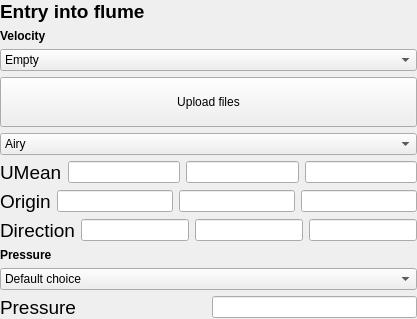
             <widget class="QWidget" name="Pg1_HC_Entry">
              <layout class="QVBoxLayout" name="verticalLayout_37">
               <property name="leftMargin">
                <number>0</number>
               </property>
               <property name="topMargin">
                <number>0</number>
               </property>
               <property name="rightMargin">
                <number>0</number>
               </property>
               <property name="bottomMargin">
                <number>0</number>
               </property>
               <item>
                <widget class="QLabel" name="Lbl_HC_Entry">
                 <property name="font">
                  <font>
                   <pointsize>14</pointsize>
                   <weight>75</weight>
                   <bold>true</bold>
                  </font>
                 </property>
                 <property name="text">
                  <string>&lt;html&gt;&lt;head/&gt;&lt;body&gt;&lt;p&gt;Entry into flume&lt;/p&gt;&lt;/body&gt;&lt;/html&gt;</string>
                 </property>
                </widget>
               </item>
               <item>
                <widget class="QLabel" name="Lbl_HC_EntryVelBC">
                 <property name="font">
                  <font>
                   <weight>75</weight>
                   <bold>true</bold>
                  </font>
                 </property>
                 <property name="text">
                  <string>Velocity</string>
                 </property>
                </widget>
               </item>
               <item>
                <widget class="QComboBox" name="Cmb_HC_EntryUBC">
                 <item>
                  <property name="text">
                   <string>Empty</string>
                  </property>
                 </item>
                 <item>
                  <property name="text">
                   <string>Inlet: Constant velocity</string>
                  </property>
                 </item>
                 <item>
                  <property name="text">
                   <string>Inlet: Wave input</string>
                  </property>
                 </item>
                 <item>
                  <property name="text">
                   <string>Inlet: Time-varying uniform velocity</string>
                  </property>
                 </item>
                 <item>
                  <property name="text">
                   <string>Inlet: Time-varying non-uniform velocity</string>
                  </property>
                 </item>
                 <item>
                  <property name="text">
                   <string>Outlet: Phase-mean velocity</string>
                  </property>
                 </item>
                 <item>
                  <property name="text">
                   <string>Outlet: flowRateOutletVelocity</string>
                  </property>
                 </item>
                 <item>
                  <property name="text">
                   <string>Outlet: inletOutlet</string>
                  </property>
                 </item>
                 <item>
                  <property name="text">
                   <string>Wall: noSlip</string>
                  </property>
                 </item>
                </widget>
               </item>
               <item>
                <widget class="QPushButton" name="Btn_HC_EntryUploadFile">
                 <property name="text">
                  <string>
Upload files
</string>
                 </property>
                </widget>
               </item>
               <item>
                <widget class="QComboBox" name="Cmb_HC_EntryWaveType">
                 <item>
                  <property name="text">
                   <string>Airy</string>
                  </property>
                 </item>
                 <item>
                  <property name="text">
                   <string>Stokes2</string>
                  </property>
                 </item>
                 <item>
                  <property name="text">
                   <string>Stokes5</string>
                  </property>
                 </item>
                 <item>
                  <property name="text">
                   <string>Solitary</string>
                  </property>
                 </item>
                 <item>
                  <property name="text">
                   <string>Custom</string>
                  </property>
                 </item>
                </widget>
               </item>
               <item>
                <layout class="QHBoxLayout" name="HLY_HC_EntryU">
                 <item>
                  <widget class="QLabel" name="Lbl_HC_EntryU">
                   <property name="font">
                    <font>
                     <pointsize>14</pointsize>
                    </font>
                   </property>
                   <property name="text">
                    <string>UMean</string>
                   </property>
                  </widget>
                 </item>
                 <item>
                  <widget class="QLineEdit" name="Led_HC_EntryUz"/>
                 </item>
                 <item>
                  <widget class="QLineEdit" name="Led_HC_EntryUx"/>
                 </item>
                 <item>
                  <widget class="QLineEdit" name="Led_HC_EntryUy"/>
                 </item>
                </layout>
               </item>
               <item>
                <layout class="QHBoxLayout" name="HLY_HC_EntryOrigin">
                 <item>
                  <widget class="QLabel" name="Lbl_HC_EntryOrigin">
                   <property name="font">
                    <font>
                     <pointsize>14</pointsize>
                    </font>
                   </property>
                   <property name="text">
                    <string>Origin</string>
                   </property>
                  </widget>
                 </item>
                 <item>
                  <widget class="QLineEdit" name="Led_HC_EntryOriginX"/>
                 </item>
                 <item>
                  <widget class="QLineEdit" name="Led_HC_EntryOriginY"/>
                 </item>
                 <item>
                  <widget class="QLineEdit" name="Led_HC_EntryOriginZ"/>
                 </item>
                </layout>
               </item>
               <item>
                <layout class="QHBoxLayout" name="HLY_HC_EntryVec">
                 <item>
                  <widget class="QLabel" name="Lbl_HC_EntryVec">
                   <property name="font">
                    <font>
                     <pointsize>14</pointsize>
                    </font>
                   </property>
                   <property name="text">
                    <string>Direction</string>
                   </property>
                  </widget>
                 </item>
                 <item>
                  <widget class="QLineEdit" name="Led_HC_EntryVecX"/>
                 </item>
                 <item>
                  <widget class="QLineEdit" name="Led_HC_EntryVecY"/>
                 </item>
                 <item>
                  <widget class="QLineEdit" name="Led_HC_EntryVecZ"/>
                 </item>
                </layout>
               </item>
               <item>
                <widget class="QLabel" name="Lbl_HC_EntryPresBC">
                 <property name="font">
                  <font>
                   <weight>75</weight>
                   <bold>true</bold>
                  </font>
                 </property>
                 <property name="text">
                  <string>Pressure</string>
                 </property>
                </widget>
               </item>
               <item>
                <widget class="QComboBox" name="Cmb_HC_EntryPresBC">
                 <item>
                  <property name="text">
                   <string>Default choice</string>
                  </property>
                 </item>
                 <item>
                  <property name="text">
                   <string>Inlet / Outlet / Wall: Zero gradient</string>
                  </property>
                 </item>
                 <item>
                  <property name="text">
                   <string>Inlet: Calculated pressure</string>
                  </property>
                 </item>
                 <item>
                  <property name="text">
                   <string>Outlet: Total pressure</string>
                  </property>
                 </item>
                 <item>
                  <property name="text">
                   <string>Wall: Fixed flux</string>
                  </property>
                 </item>
                </widget>
               </item>
               <item>
                <layout class="QHBoxLayout" name="HLY_HC_EntryPres" stretch="1,1">
                 <item>
                  <widget class="QLabel" name="Lbl_HC_EntryPres">
                   <property name="font">
                    <font>
                     <pointsize>14</pointsize>
                    </font>
                   </property>
                   <property name="text">
                    <string>Pressure</string>
                   </property>
                  </widget>
                 </item>
                 <item>
                  <widget class="QLineEdit" name="Led_HC_EntryPres"/>
                 </item>
                </layout>
               </item>
              </layout>
             </widget>
